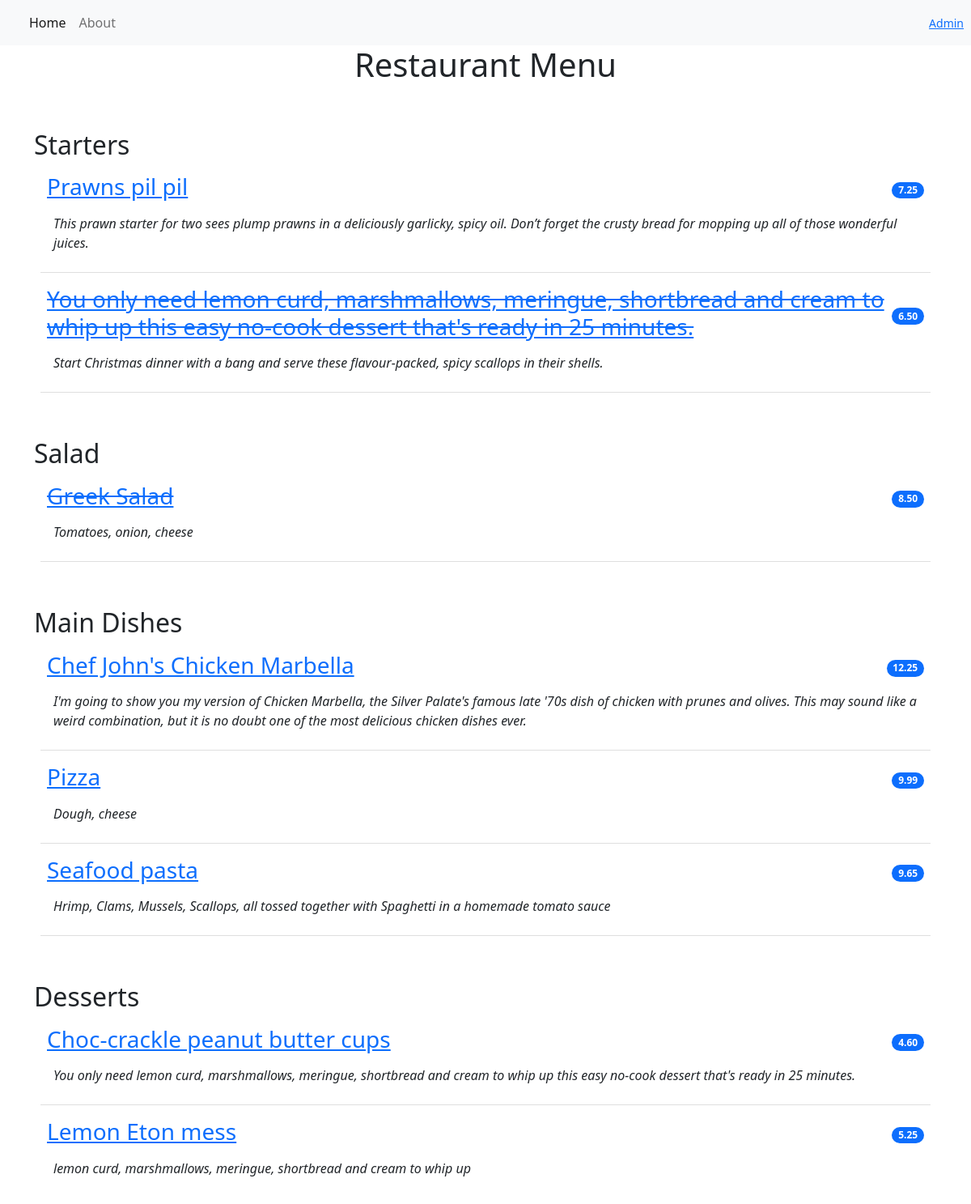
The app's page /, older data.
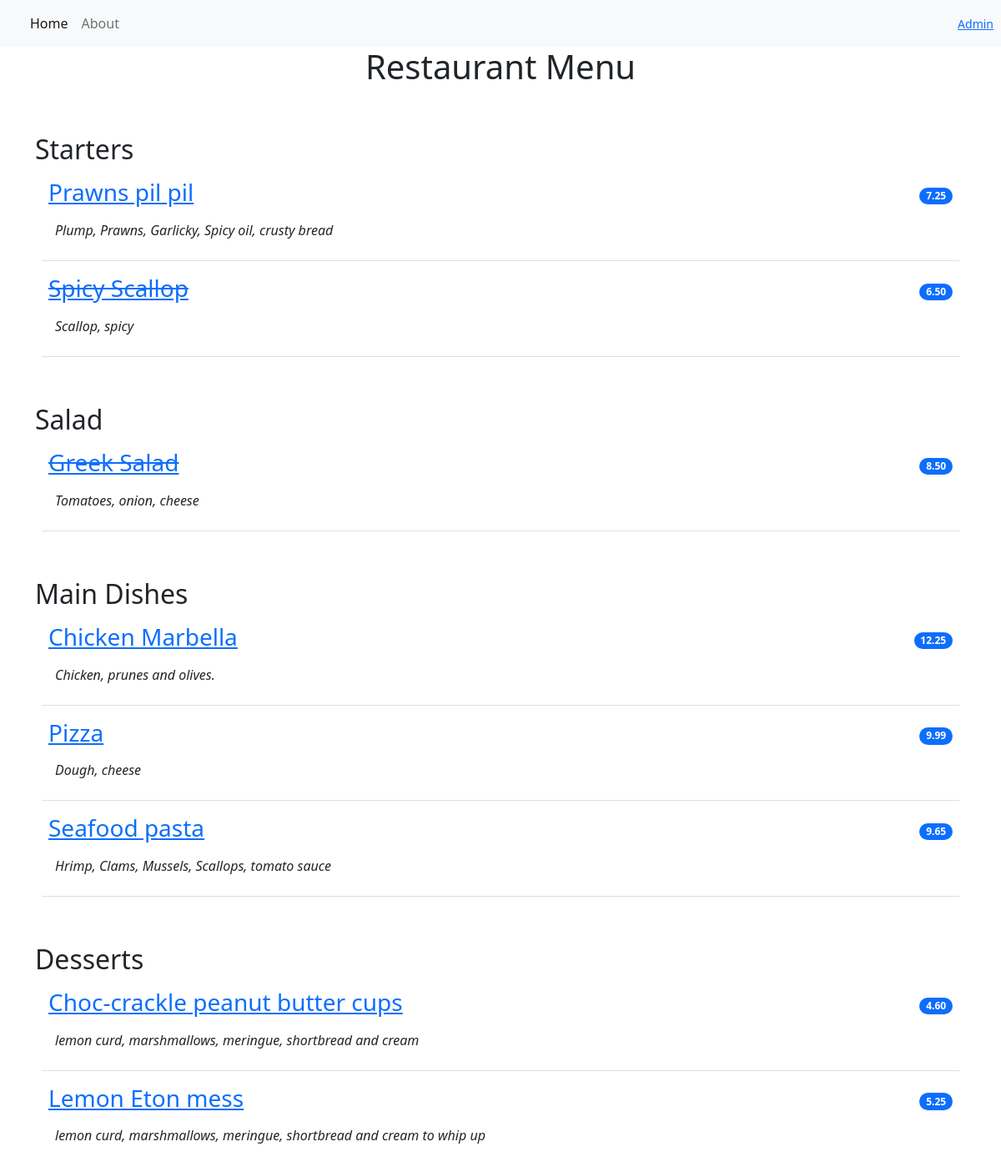
The same page, newer data.
### restaurant_menu/models.py (models this page shows, shortened)
class ItemModel(models.Model):
    meal = models.CharField(max_length=1000, unique=True)
    description = models.CharField(max_length=2000)
    ingredients = models.CharField(max_length=1000, default="")
    price = models.DecimalField(max_digits=10, decimal_places=2)
    image = models.CharField(max_length=1000, default="")
    meal_type = models.CharField(max_length=20, choices=MEAL_TYPE)
    author = models.ForeignKey(User, on_delete=models.PROTECT)
    status = models.IntegerField(choices=STATUS, default=0)
    date_created = models.DateField(auto_now_add=True)
    date_updated = models.DateField(auto_now=True)

### restaurant_menu/views.py (the view)
# urls.py: path('', views.MenuListView.as_view(), name='home'),
class MenuListView(generic.ListView):
    queryset = ItemModel.objects.order_by("meal")
    template_name = "index.html"
    def get_context_data(self, **kwargs):
        context = super().get_context_data(**kwargs)
        context['meals'] = MEAL_TYPE
        return context

### restaurant_menu/templates/index.html
{% extends 'base.html' %}
{% block content %}
<div class="container">
    <h1 class="text-center">Restaurant Menu </h1>
        <ul class="list-group list-group-flush">
            {% for meal in meals %}
                <h2 class="pt-5">{{ meal.1 }}</h2>
                {% for object in object_list %}
                    {% if object.meal_type == meal.0 %}
                        {% if object.status == 0 %}
                            <li class="list-group-item d-flex justify-content-between align-items-center border-0 pb-0">
                                <a href=" {% url 'menu_item' object.pk %} "><h3><del>{{ object.meal }}</del></h3></a>
                                <span class="badge bg-primary rounded-pill">{{ object.price }}</span>
                            </li>
                        {% else %}
                            <li  class="list-group-item d-flex justify-content-between align-items-center border-0 pb-0">
                                <a href=" {% url 'menu_item' object.pk %} "><h3>{{ object.meal }}</h3></a>
                                <span class="badge bg-primary rounded-pill">{{ object.price }}</span>
                            </li>
                        {% endif %}
                        <li class="list-group-item pt-0 m-2">
                            <p><em>{{ object.description }}</em></p>
                        </li>
                    {% endif %}
                {% endfor %}
            {% endfor %}
        </ul>
</div>
{% endblock content %}

Row changes from the older to the newer data that the page shows:
changed ItemModel "Prawns pil pil": description "This prawn starter for two sees plump prawns in a deliciously garlicky, spicy oil. Don’t forget the crusty bread for mopping up all of those wonderful juices." → "Plump, Prawns, Garlicky, Spicy oil, crusty bread"
changed ItemModel: meal "You only need lemon curd, marshmallows, meringue, shortbread and cream to whip up this easy no-cook dessert that's ready in 25 minutes." → "Spicy Scallop"; description "Start Christmas dinner with a bang and serve these flavour-packed, spicy scallops in their shells." → "Scallop, spicy"
changed ItemModel: meal "Chef John's Chicken Marbella" → "Chicken Marbella"; description "I'm going to show you my version of Chicken Marbella, the Silver Palate's famous late '70s dish of chicken with prunes and olives. This may sound like a weird combination, but it is no doubt one of the most delicious chicken dishes ever." → "Chicken, prunes and olives."
changed ItemModel "Seafood pasta": description "Hrimp, Clams, Mussels, Scallops, all tossed together with Spaghetti in a homemade tomato sauce" → "Hrimp, Clams, Mussels, Scallops, tomato sauce"
changed ItemModel "Choc-crackle peanut butter cups": description "You only need lemon curd, marshmallows, meringue, shortbread and cream to whip up this easy no-cook dessert that's ready in 25 minutes." → "lemon curd, marshmallows, meringue, shortbread and cream"
